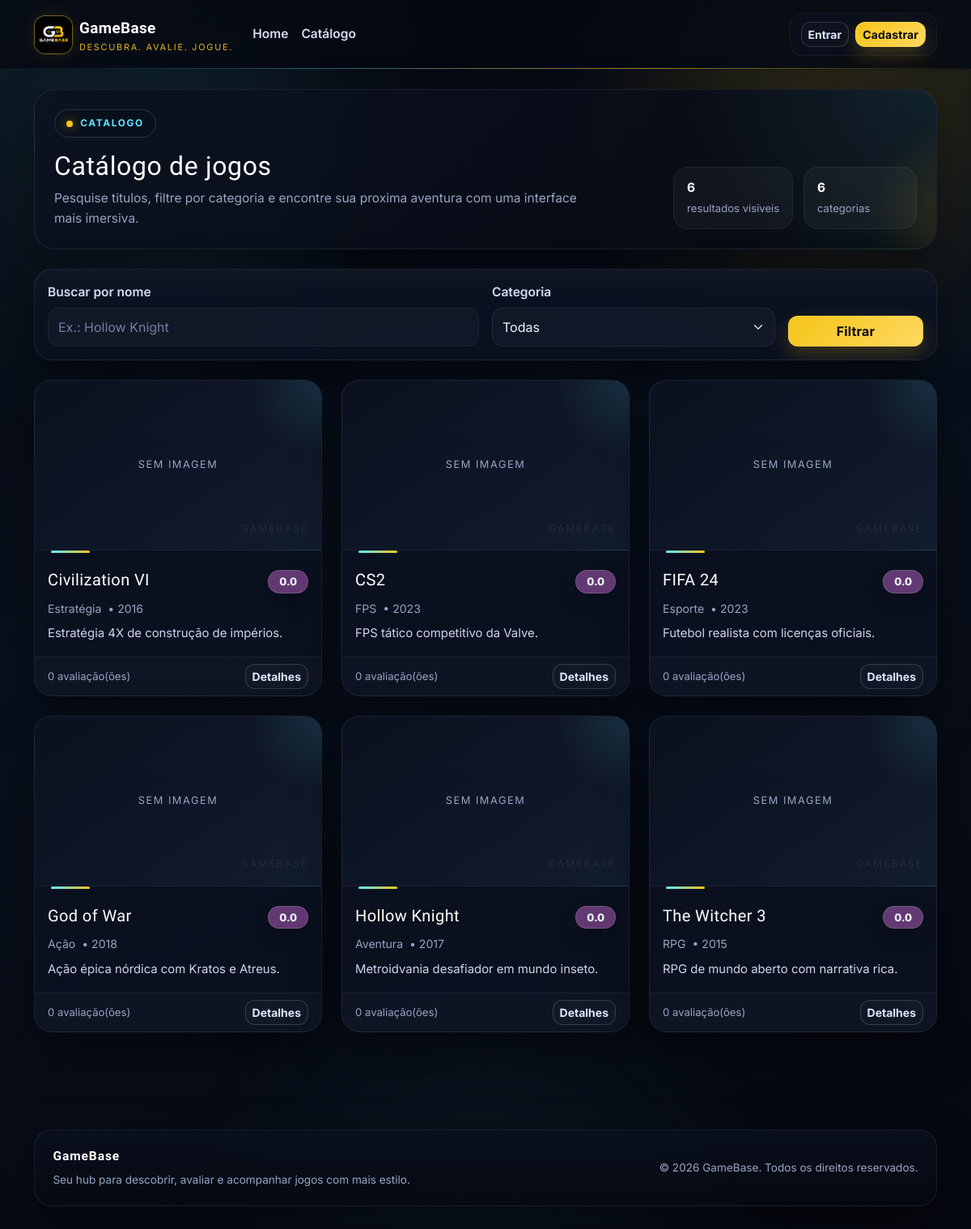
The app's page /index.php?page=catalogo with its own data.
### tables this page shows
CREATE TABLE jogos (
    id INT AUTO_INCREMENT PRIMARY KEY,
    titulo VARCHAR(150) NOT NULL,
    descricao TEXT,
    ano INT,
    categoria_id INT,
    capa_url VARCHAR(255),
    criado_em TIMESTAMP DEFAULT CURRENT_TIMESTAMP,
    FOREIGN KEY (categoria_id) REFERENCES categorias(id) ON DELETE SET NULL
);

CREATE TABLE categorias (
    id INT AUTO_INCREMENT PRIMARY KEY,
    nome VARCHAR(80) NOT NULL UNIQUE
);

### controllers/JogoController.php (called while the page is built, shortened)
<?php
class JogoController
{
    private Jogo $jogoModel;
    private Categoria $categoriaModel;
    public function __construct()
    {
        $this->jogoModel = new Jogo();
        $this->categoriaModel = new Categoria();
    }
    public function catalogo(): void
    {
        $categoriaId = isset($_GET['categoria']) && $_GET['categoria'] !== ''
            ? (int) $_GET['categoria']
            : null;
        $busca = trim((string) ($_GET['busca'] ?? ''));
        render('catalogo.php', [
            'pageTitle' => 'Catálogo',
            'categorias' => $this->categoriaModel->listarTodas(),
            'jogos' => $this->jogoModel->listarTodos($busca !== '' ? $busca : null, $categoriaId),
            'buscaAtual' => $busca,
            'categoriaAtual' => $categoriaId,
        ]);
    }
}

### models/Jogo.php (called while the page is built, shortened)
<?php
class Jogo
{
    private PDO $conn;
    public function __construct()
    {
        $this->conn = Database::getConnection();
    }
    public function listarTodos(?string $busca = null, ?int $categoriaId = null): array
    {
        $sql = '
            SELECT
                j.*,
                c.nome AS categoria_nome,
                COALESCE(ROUND(AVG(a.nota), 1), 0) AS media_nota,
                COUNT(a.id) AS total_avaliacoes
            FROM jogos j
            LEFT JOIN categorias c ON c.id = j.categoria_id
            LEFT JOIN avaliacoes a ON a.jogo_id = j.id
            WHERE 1 = 1
        ';
        $sql .= '
            GROUP BY j.id, c.nome
            ORDER BY j.titulo ASC
        ';
        $stmt = $this->conn->prepare($sql);
        $stmt->execute();
        return $stmt->fetchAll();
    }
}

### config/database.php (called while the page is built, shortened)
<?php
class Database
{
    private static ?PDO $connection = null;
    public static function getConnection(): PDO
    {
        if (self::$connection instanceof PDO) {
            return self::$connection;
        }
        $host = getenv("GAMEBASE_DB_HOST") ?: "localhost";
        $dbname = getenv("GAMEBASE_DB_NAME") ?: "gamebase";
        $username = getenv("GAMEBASE_DB_USER") ?: "root";
        $password = getenv("GAMEBASE_DB_PASS");
        $password = $password !== false ? $password : "root";
        $charset = getenv("GAMEBASE_DB_CHARSET") ?: "utf8mb4";
        $dsn = sprintf(
            "mysql:host=%s;dbname=%s;charset=%s",
            $host,
            $dbname,
            $charset
        );
        try {
            self::$connection = self::createPdo($dsn, $username, $password);
        } catch (Throwable $exception) {
            if (function_exists("debugLog")) {
                debugLog(
                    "initial",
                    "H1",
                    "config/database.php:42",
                    "database connection failed",
                    [
                        "host" => $host,
                        "database" => $dbname,
                        "errorType" => get_class($exception),
                        "errorCode" => (string) $exception->getCode(),
                        "errorMessage" => $exception->getMessage(),
                    ]
                );
            }
            if ((string) $exception->getCode() === "1049") {
                try {
                    if (function_exists("debugLog")) {
                        debugLog(
                            "post-fix",
                            "H1",
                            "config/database.php:50",
                            "database missing, starting bootstrap",
                            [
                                "host" => $host,
                                "database" => $dbname,
                                "schemaExists" => is_file(
                                    dirname(__DIR__) . "/database/gamebase.sql"
                                ),
                            ]
                        );
                    }
                    self::bootstrapDatabase(
                        $host,
                        $dbname,
                        $username,
                        $password,
                        $charset
                    );
                    self::$connection = self::createPdo(
                        $dsn,
                        $username,
                        $password
                    );
                    if (function_exists("debugLog")) {
                        debugLog(
                            "post-fix",
                            "H1",
                            "config/database.php:62",
                            "database bootstrap completed",
                            [
                                "host" => $host,
                                "database" => $dbname,
                            ]
                        );
                    }
                    return self::$connection;
                } catch (Throwable $bootstrapException) {
                    if (function_exists("debugLog")) {
                        debugLog(
                            "post-fix",
                            "H1",
                            "config/database.php:73",
                            "database bootstrap failed",
                            [
                                "host" => $host,
                                "database" => $dbname,
                                "errorType" => get_class($bootstrapException),
                                "errorCode" => (string) $bootstrapException->getCode(),
                                "errorMessage" => $bootstrapException->getMessage(),
                            ]
                        );
                    }
                    http_response_code(500);
                    die("<h1>Erro ao inicializar o banco</h1>" .
                        "<p>" .
                        htmlspecialchars(
                            "O banco gamebase nao existe e a inicializacao automatica falhou.",
                            ENT_QUOTES,
                            "UTF-8"
                        ) .
                        "</p>" .
                        "<p>" .
                        htmlspecialchars(
                            "Verifique se o MySQL esta ativo e se o arquivo database/gamebase.sql esta acessivel.",
                            ENT_QUOTES,
                            "UTF-8"
                        ) .
                        "</p>" .
                        "<p>" .
                        htmlspecialchars(
                            "Detalhe tecnico: " .
                                $bootstrapException->getMessage(),
                            ENT_QUOTES,
                            "UTF-8"
                        ) .
                        "</p>");
                }
            }
            http_response_code(500);
            $mensagem = "Nao foi possivel conectar ao banco de dados GameBase.";
            $orientacao =
                "Verifique host, nome do banco, usuario e senha em config/database.php ou nas variaveis de ambiente GAMEBASE_DB_*.";
            $credenciais = sprintf(
                "Configuracao atual: host=%s | banco=%s | usuario=%s",
                $host,
                $dbname,
                $username
            );
            $detalheTecnico = "Detalhe tecnico: " . $exception->getMessage();
            die("<h1>Erro de conexao com o banco</h1>" .
                "<p>" .
                htmlspecialchars($mensagem, ENT_QUOTES, "UTF-8") .
                "</p>" .
                "<p>" .
                htmlspecialchars($orientacao, ENT_QUOTES, "UTF-8") .
                "</p>" .
                "<p>" .
                htmlspecialchars($credenciais, ENT_QUOTES, "UTF-8") .
                "</p>" .
                "<p>" .
                htmlspecialchars($detalheTecnico, ENT_QUOTES, "UTF-8") .
                "</p>");
        }
        return self::$connection;
    }
    private static function createPdo(
        string $dsn,
        string $username,
        string $password
    ): PDO {
        return new PDO($dsn, $username, $password, [
            PDO::ATTR_ERRMODE => PDO::ERRMODE_EXCEPTION,
            PDO::ATTR_DEFAULT_FETCH_MODE => PDO::FETCH_ASSOC,
        ]);
    }
}

### views/catalogo.php (the view, shortened to what this page needs)
<?php
$categorias = $categorias ?? [];
$jogos = $jogos ?? [];
$buscaAtual = $buscaAtual ?? '';
?>
<section class="mb-5">
    <div class="page-banner mb-4">
        <div class="d-flex flex-column flex-xl-row justify-content-between align-items-xl-end gap-4">
            <div>
                <span class="eyebrow-pill mb-3">Catalogo</span>
                <h1 class="page-banner-title h2 mb-2">Catálogo de jogos</h1>
                <p class="page-banner-text mb-0">Pesquise titulos, filtre por categoria e encontre sua proxima aventura com uma interface mais imersiva.</p>
            </div>
            <div class="page-banner-stats">
                <div class="page-stat">
                    <span class="page-stat-value"><?= count($jogos) ?></span>
                    <span class="page-stat-label">resultados visiveis</span>
                </div>
                <div class="page-stat">
                    <span class="page-stat-value"><?= count($categorias) ?></span>
                    <span class="page-stat-label">categorias</span>
                </div>
            </div>
        </div>
    </div>
    <section class="card mb-4">
        <div class="card-body">
            <form method="GET" action="<?= e(baseUrl('index.php')) ?>" class="row g-3 align-items-end">
                <div class="col-md-6">
                    <label for="busca" class="form-label">Buscar por nome</label>
                    <input type="text" class="form-control" id="busca" name="busca" value="<?= e((string) $buscaAtual) ?>" placeholder="Ex.: Hollow Knight">
                </div>
                <div class="col-md-4">
                    <label for="categoria" class="form-label">Categoria</label>
                    <select class="form-select" id="categoria" name="categoria">
                        <option value="">Todas</option>
                    </select>
                </div>
                <div class="col-md-2 d-grid">
                    <button type="submit" class="btn btn-gold">Filtrar</button>
                </div>
            </form>
        </div>
    </section>
    <div class="row g-4">
        <?php foreach ($jogos as $jogo): ?>
            <div class="col-md-6 col-xl-4">
                <article class="card game-card h-100">
                    <?php if (!empty($jogo['capa_url'])): ?>
                        <img
                            src="<?= e($jogo['capa_url']) ?>"
                            alt="Capa de <?= e($jogo['titulo']) ?>"
                            class="game-card-cover"
                            loading="lazy"
                            onerror="this.style.display='none';this.nextElementSibling.style.display='flex'">
                        <div class="game-card-cover-placeholder" style="display:none">Sem imagem</div>
                    <?php else: ?>
                        <div class="game-card-cover-placeholder">Sem imagem</div>
                    <?php endif; ?>
                    <div class="card-body pt-4">
                        <div class="d-flex justify-content-between align-items-start gap-3 mb-2">
                            <h2 class="game-card-title h5 mb-0"><?= e($jogo['titulo']) ?></h2>
                            <span class="<?= e(classeNotaBadge((float) $jogo['media_nota'])) ?> flex-shrink-0"><?= e((string) $jogo['media_nota']) ?></span>
                        </div>
                        <p class="game-card-meta small mb-2">
                            <?= e((string) ($jogo['categoria_nome'] ?? 'Sem categoria')) ?>
                            <?php if (!empty($jogo['ano'])): ?>
                                &nbsp;•&nbsp;<?= e((string) $jogo['ano']) ?>
                            <?php endif; ?>
                        </p>
                        <p class="game-card-description mb-0">
                            <?= e(resumirTexto((string) ($jogo['descricao'] ?? 'Sem descrição disponível.'), 110)) ?>
                        </p>
                    </div>
                    <div class="card-footer d-flex justify-content-between align-items-center">
                        <small class="meta-caption"><?= e((string) $jogo['total_avaliacoes']) ?> avaliação(ões)</small>
                        <a class="btn btn-outline-light btn-sm" href="<?= e(baseUrl('index.php?page=detalhes&id=' . (int) $jogo['id'])) ?>">Detalhes</a>
                    </div>
                </article>
            </div>
        <?php endforeach; ?>
    </div>
</section>

### records on screen
jogos: shows "SEM IMAGEM", titulo "Civilization VI", media_nota "0.0", categoria.nome "Estratégia", ano "2016", descricao "Estratégia 4X de construção de impérios.", total_avaliacoes "0"
jogos: shows "SEM IMAGEM", titulo "CS2", media_nota "0.0", categoria.nome "FPS", ano "2023", descricao "FPS tático competitivo da Valve.", total_avaliacoes "0"
jogos: shows "SEM IMAGEM", titulo "FIFA 24", media_nota "0.0", categoria.nome "Esporte", ano "2023", descricao "Futebol realista com licenças oficiais.", total_avaliacoes "0"
jogos: shows "SEM IMAGEM", titulo "God of War", media_nota "0.0", categoria.nome "Ação", ano "2018", descricao "Ação épica nórdica com Kratos e Atreus.", total_avaliacoes "0"
jogos: shows "SEM IMAGEM", titulo "Hollow Knight", media_nota "0.0", categoria.nome "Aventura", ano "2017", descricao "Metroidvania desafiador em mundo inseto.", total_avaliacoes "0"
jogos: shows "SEM IMAGEM", titulo "The Witcher 3", media_nota "0.0", categoria.nome "RPG", ano "2015", descricao "RPG de mundo aberto com narrativa rica.", total_avaliacoes "0"

### other values on screen
count($jogos) "6"
count($categorias) "6"
